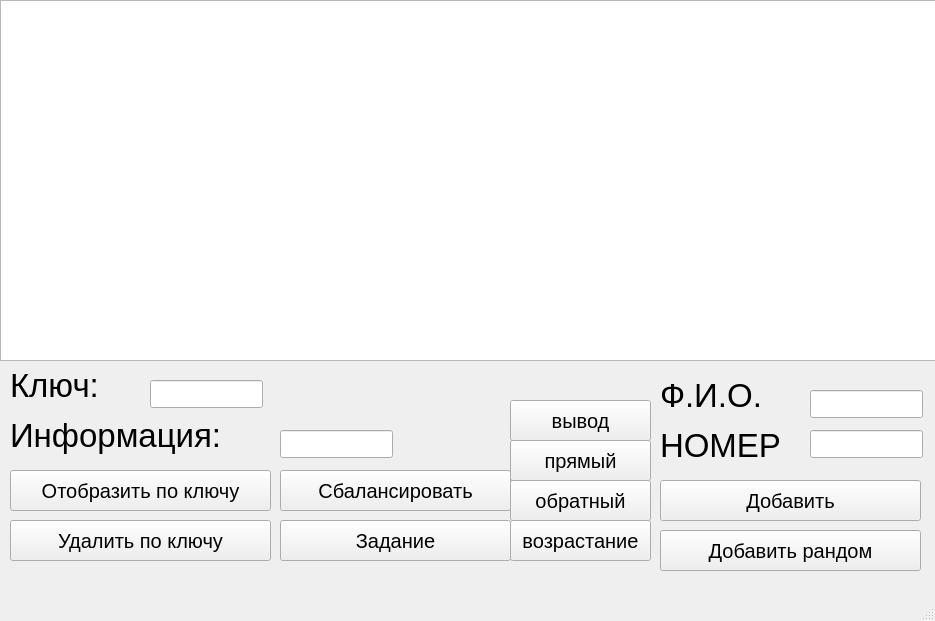
<?xml version="1.0" encoding="UTF-8"?>
<ui version="4.0">
 <class>MainWindow</class>
 <widget class="QMainWindow" name="MainWindow">
  <property name="geometry">
   <rect>
    <x>0</x>
    <y>0</y>
    <width>935</width>
    <height>621</height>
   </rect>
  </property>
  <property name="windowTitle">
   <string>MainWindow</string>
  </property>
  <widget class="QWidget" name="centralwidget">
   <widget class="QLabel" name="label">
    <property name="geometry">
     <rect>
      <x>10</x>
      <y>360</y>
      <width>121</width>
      <height>51</height>
     </rect>
    </property>
    <property name="font">
     <font>
      <pointsize>25</pointsize>
     </font>
    </property>
    <property name="text">
     <string>Ключ:</string>
    </property>
   </widget>
   <widget class="QLabel" name="label_2">
    <property name="geometry">
     <rect>
      <x>10</x>
      <y>410</y>
      <width>261</width>
      <height>51</height>
     </rect>
    </property>
    <property name="font">
     <font>
      <pointsize>25</pointsize>
     </font>
    </property>
    <property name="text">
     <string>Информация:</string>
    </property>
   </widget>
   <widget class="QLineEdit" name="key_le">
    <property name="geometry">
     <rect>
      <x>150</x>
      <y>380</y>
      <width>113</width>
      <height>28</height>
     </rect>
    </property>
    <property name="font">
     <font>
      <pointsize>15</pointsize>
     </font>
    </property>
    <property name="text">
     <string/>
    </property>
   </widget>
   <widget class="QLineEdit" name="data_le">
    <property name="geometry">
     <rect>
      <x>280</x>
      <y>430</y>
      <width>113</width>
      <height>28</height>
     </rect>
    </property>
    <property name="font">
     <font>
      <pointsize>15</pointsize>
     </font>
    </property>
    <property name="text">
     <string/>
    </property>
    <property name="readOnly">
     <bool>true</bool>
    </property>
   </widget>
   <widget class="QPushButton" name="add">
    <property name="geometry">
     <rect>
      <x>660</x>
      <y>530</y>
      <width>261</width>
      <height>41</height>
     </rect>
    </property>
    <property name="font">
     <font>
      <pointsize>15</pointsize>
     </font>
    </property>
    <property name="text">
     <string>Добавить рандом</string>
    </property>
   </widget>
   <widget class="QPushButton" name="delete_2">
    <property name="geometry">
     <rect>
      <x>10</x>
      <y>520</y>
      <width>261</width>
      <height>41</height>
     </rect>
    </property>
    <property name="font">
     <font>
      <pointsize>15</pointsize>
     </font>
    </property>
    <property name="text">
     <string>Удалить по ключу</string>
    </property>
   </widget>
   <widget class="QPushButton" name="make_balanced">
    <property name="geometry">
     <rect>
      <x>280</x>
      <y>470</y>
      <width>231</width>
      <height>41</height>
     </rect>
    </property>
    <property name="font">
     <font>
      <pointsize>15</pointsize>
     </font>
    </property>
    <property name="text">
     <string>Сбалансировать</string>
    </property>
   </widget>
   <widget class="QPushButton" name="show_bykey">
    <property name="geometry">
     <rect>
      <x>10</x>
      <y>470</y>
      <width>261</width>
      <height>41</height>
     </rect>
    </property>
    <property name="font">
     <font>
      <pointsize>15</pointsize>
     </font>
    </property>
    <property name="whatsThis">
     <string>&lt;html&gt;&lt;head/&gt;&lt;body&gt;&lt;p&gt;&lt;br/&gt;&lt;/p&gt;&lt;/body&gt;&lt;/html&gt;</string>
    </property>
    <property name="text">
     <string>Отобразить по ключу</string>
    </property>
   </widget>
   <widget class="QTextEdit" name="textEdit">
    <property name="geometry">
     <rect>
      <x>0</x>
      <y>0</y>
      <width>941</width>
      <height>361</height>
     </rect>
    </property>
   </widget>
   <widget class="QPushButton" name="make_balanced_2">
    <property name="geometry">
     <rect>
      <x>280</x>
      <y>520</y>
      <width>231</width>
      <height>41</height>
     </rect>
    </property>
    <property name="font">
     <font>
      <pointsize>15</pointsize>
     </font>
    </property>
    <property name="text">
     <string>Задание</string>
    </property>
   </widget>
   <widget class="QLineEdit" name="lineEdit">
    <property name="geometry">
     <rect>
      <x>810</x>
      <y>390</y>
      <width>113</width>
      <height>28</height>
     </rect>
    </property>
   </widget>
   <widget class="QLineEdit" name="lineEdit_2">
    <property name="geometry">
     <rect>
      <x>810</x>
      <y>430</y>
      <width>113</width>
      <height>28</height>
     </rect>
    </property>
   </widget>
   <widget class="QPushButton" name="add_2">
    <property name="geometry">
     <rect>
      <x>660</x>
      <y>480</y>
      <width>261</width>
      <height>41</height>
     </rect>
    </property>
    <property name="font">
     <font>
      <pointsize>15</pointsize>
     </font>
    </property>
    <property name="text">
     <string>Добавить</string>
    </property>
   </widget>
   <widget class="QLabel" name="label_5">
    <property name="geometry">
     <rect>
      <x>660</x>
      <y>370</y>
      <width>141</width>
      <height>51</height>
     </rect>
    </property>
    <property name="font">
     <font>
      <pointsize>25</pointsize>
     </font>
    </property>
    <property name="text">
     <string>Ф.И.О.</string>
    </property>
   </widget>
   <widget class="QLabel" name="label_6">
    <property name="geometry">
     <rect>
      <x>660</x>
      <y>420</y>
      <width>151</width>
      <height>51</height>
     </rect>
    </property>
    <property name="font">
     <font>
      <pointsize>25</pointsize>
     </font>
    </property>
    <property name="text">
     <string>НОМЕР</string>
    </property>
   </widget>
   <widget class="QPushButton" name="make_balanced_3">
    <property name="geometry">
     <rect>
      <x>510</x>
      <y>400</y>
      <width>141</width>
      <height>41</height>
     </rect>
    </property>
    <property name="font">
     <font>
      <pointsize>15</pointsize>
     </font>
    </property>
    <property name="text">
     <string>вывод</string>
    </property>
   </widget>
   <widget class="QPushButton" name="make_balanced_4">
    <property name="geometry">
     <rect>
      <x>510</x>
      <y>440</y>
      <width>141</width>
      <height>41</height>
     </rect>
    </property>
    <property name="font">
     <font>
      <pointsize>15</pointsize>
     </font>
    </property>
    <property name="text">
     <string>прямый</string>
    </property>
   </widget>
   <widget class="QPushButton" name="make_balanced_5">
    <property name="geometry">
     <rect>
      <x>510</x>
      <y>480</y>
      <width>141</width>
      <height>41</height>
     </rect>
    </property>
    <property name="font">
     <font>
      <pointsize>15</pointsize>
     </font>
    </property>
    <property name="text">
     <string>обратный</string>
    </property>
   </widget>
   <widget class="QPushButton" name="make_balanced_6">
    <property name="geometry">
     <rect>
      <x>510</x>
      <y>520</y>
      <width>141</width>
      <height>41</height>
     </rect>
    </property>
    <property name="font">
     <font>
      <pointsize>15</pointsize>
     </font>
    </property>
    <property name="text">
     <string>возрастание</string>
    </property>
   </widget>
  </widget>
  <widget class="QMenuBar" name="menubar">
   <property name="geometry">
    <rect>
     <x>0</x>
     <y>0</y>
     <width>935</width>
     <height>25</height>
    </rect>
   </property>
  </widget>
  <widget class="QStatusBar" name="statusbar"/>
 </widget>
 <resources/>
 <connections/>
</ui>
